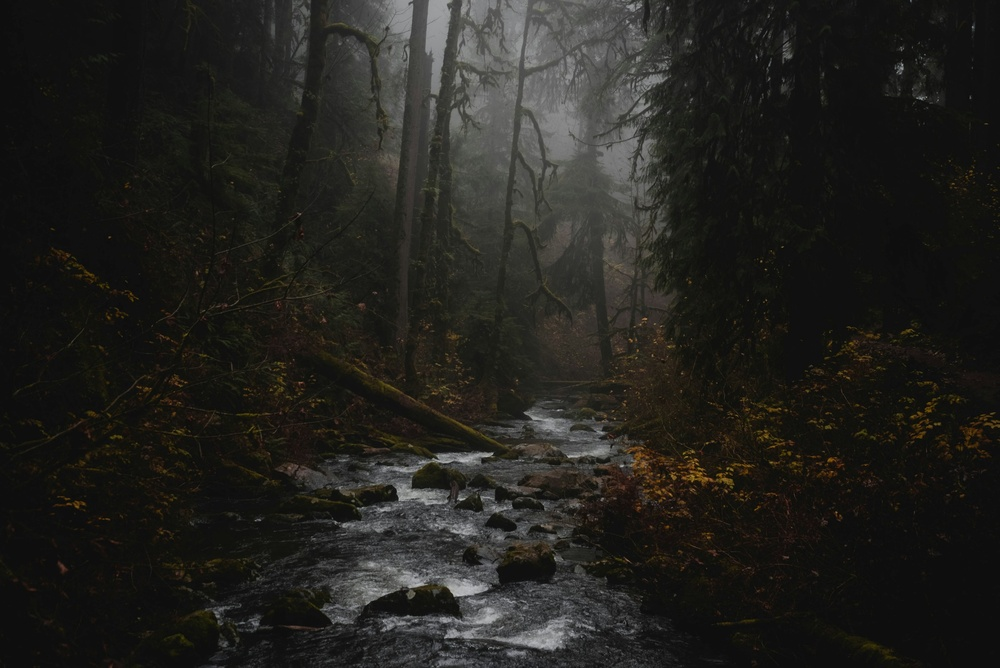
#> input picture CV_UNIT_2/02_Brightness/input.jpg, 1000 x 668 px, shrunk from 2400 x 1602 before the run
$ python program.py
#> lines starting #> are read from the running program, lines starting #| are printed output that depends on the picture
import cv2
import numpy as np

image = cv2.imread("input.jpg")
#> image is the input picture: shape (668, 1000, 3); mean B, G, R 29.9, 33.7, 34.5

if image is None:
    print("Error: input.jpg not found")
    exit()

brightness_value = 50
y = 100
x = 100

if y >= image.shape[0] or x >= image.shape[1]:
    y = 0
    x = 0

pixel_before = image[y, x].copy()
#> pixel_before = [16, 18, 18]

bright_image = image.astype(np.int16) + brightness_value
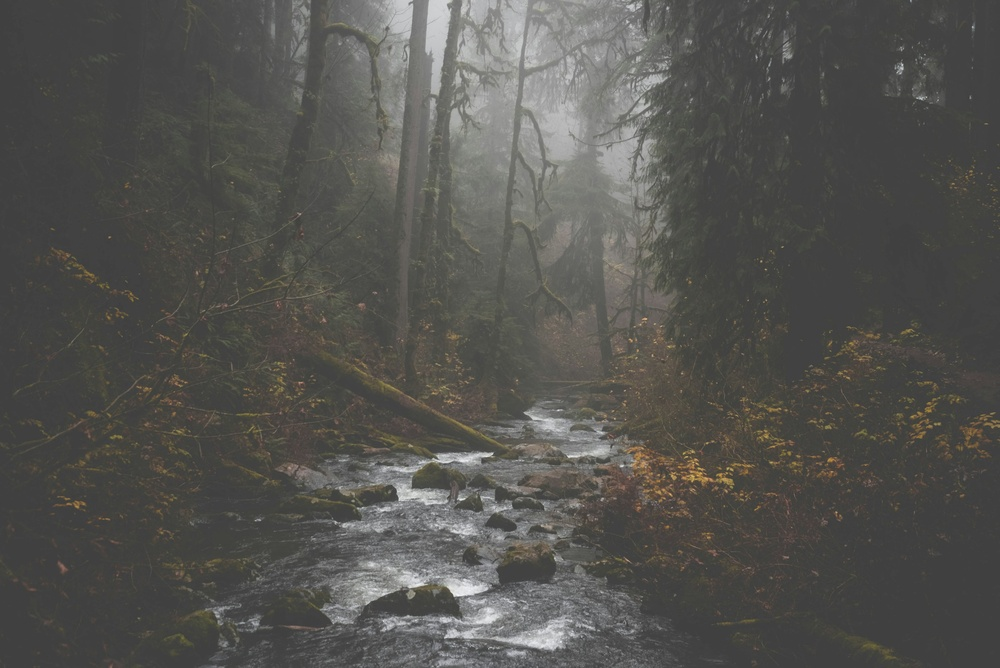
#> bright_image: shape (668, 1000, 3) int16; mean B, G, R 79.9, 83.7, 84.5

# Keep values between 0 and 255
bright_image = np.clip(bright_image, 0, 255)

bright_image = bright_image.astype(np.uint8)

pixel_after = bright_image[y, x]
#> pixel_after = [66, 68, 68]

print("Brightness value added:", brightness_value)
print("Pixel before:", pixel_before)
#| Pixel before: [16 18 18]
print("Pixel after:", pixel_after)
#| Pixel after: [66 68 68]

cv2.imwrite("output.png", bright_image)

print("Brightened image saved as output.png")
